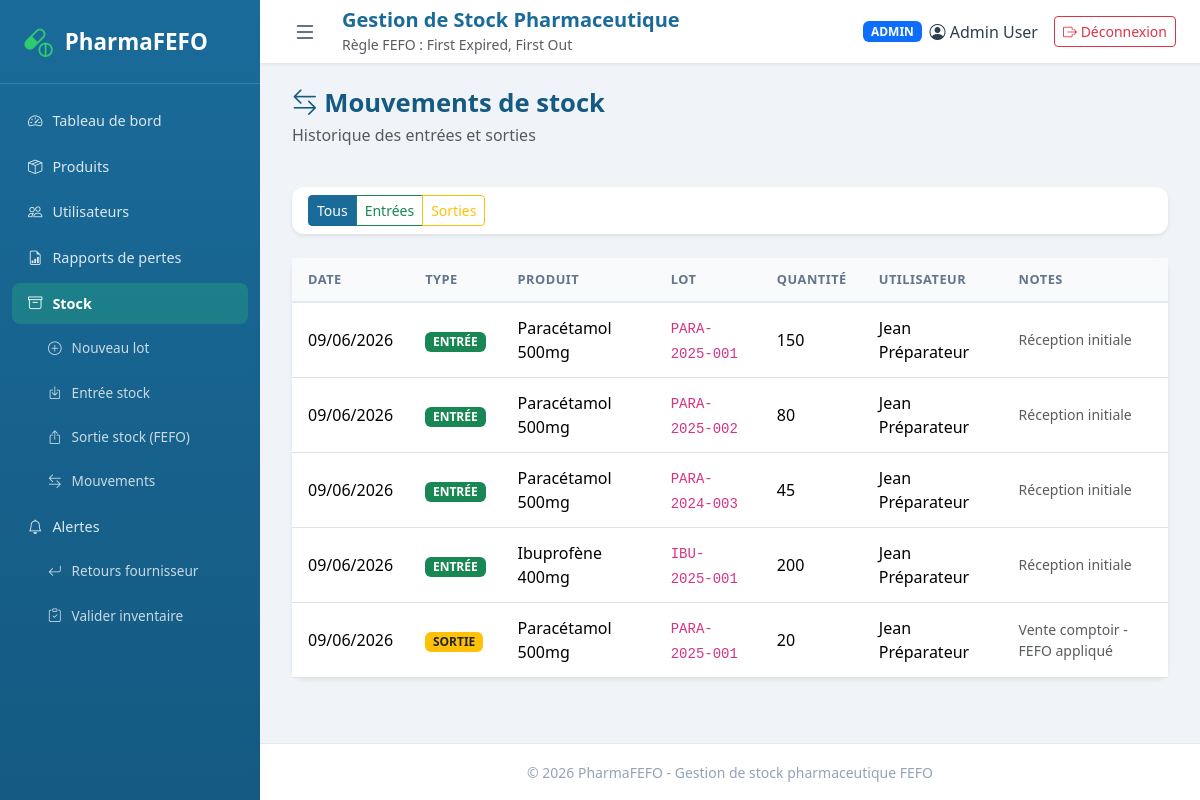
/index.php?route=stock/movements (signed in), run on the app's committed database.
### tables this page shows
CREATE TABLE stock_movements (
    id INT AUTO_INCREMENT PRIMARY KEY,
    batch_id INT NOT NULL,
    user_id INT NOT NULL,
    type ENUM('IN', 'OUT') NOT NULL,
    quantity INT NOT NULL,
    notes TEXT,
    created_at TIMESTAMP DEFAULT CURRENT_TIMESTAMP,
    FOREIGN KEY (batch_id) REFERENCES stock_batches(id) ON DELETE CASCADE,
    FOREIGN KEY (user_id) REFERENCES users(id) ON DELETE CASCADE
);

CREATE TABLE products (
    id INT AUTO_INCREMENT PRIMARY KEY,
    name VARCHAR(200) NOT NULL,
    description TEXT,
    category VARCHAR(100) DEFAULT 'General',
    unit VARCHAR(50) DEFAULT 'unité',
    created_at TIMESTAMP DEFAULT CURRENT_TIMESTAMP
);

CREATE TABLE stock_batches (
    id INT AUTO_INCREMENT PRIMARY KEY,
    product_id INT NOT NULL,
    batch_number VARCHAR(100) NOT NULL,
    quantity INT NOT NULL DEFAULT 0,
    expiry_date DATE NOT NULL,
    status ENUM('ACTIVE', 'EXPIRED', 'DEPLETED') NOT NULL DEFAULT 'ACTIVE',
    created_at TIMESTAMP DEFAULT CURRENT_TIMESTAMP,
    FOREIGN KEY (product_id) REFERENCES products(id) ON DELETE CASCADE,
    INDEX idx_product_expiry (product_id, expiry_date),
    INDEX idx_expiry (expiry_date)
);

CREATE TABLE users (
    id INT AUTO_INCREMENT PRIMARY KEY,
    name VARCHAR(100) NOT NULL,
    email VARCHAR(150) NOT NULL UNIQUE,
    password VARCHAR(255) NOT NULL,
    role ENUM('ADMIN', 'PREPARATEUR', 'PHARMACIEN') NOT NULL DEFAULT 'PREPARATEUR',
    created_at TIMESTAMP DEFAULT CURRENT_TIMESTAMP
);

### src/helpers.php (called while the page is built, shortened)
<?php
function view(string $template, array $data = []): void
{
  extract($data);
  require __DIR__ . '/../templates/layout/header.php';
  require __DIR__ . '/../templates/' . $template . '.php';
  require __DIR__ . '/../templates/layout/footer.php';
}
function e(?string $value): string
{
  return htmlspecialchars($value ?? '', ENT_QUOTES, 'UTF-8');
}
function formatDate(?string $date): string
{
  return date('d/m/Y', strtotime($date));
}

### src/Controller/StockController.php (called while the page is built, shortened)
<?php
class StockController
{
  private StockMovementRepository $movementRepo;
  public function __construct()
  {
    $this->movementRepo = new StockMovementRepository();
  }
  public function movements(): void
  {
    $type = $_GET['type'] ?? null;
    $movements = $this->movementRepo->findAll($type);
    view('stock/movements', ['movements' => $movements, 'type' => $type]);
  }
}

### public/index.php (called while the page is built, shortened)
<?php
require_once __DIR__ . '/../config/database.php';
require_once __DIR__ . '/../src/helpers.php';
spl_autoload_register(function (string $class): void {
  $paths = [
    __DIR__ . '/../src/Controller/' . $class . '.php',
    __DIR__ . '/../src/Entity/' . $class . '.php',
    __DIR__ . '/../src/Repository/' . $class . '.php',
    __DIR__ . '/../src/Enum/' . $class . '.php',
  ];
  foreach ($paths as $path) {
    if (file_exists($path)) {
      return;
    }
  }
});
$route = $_GET['route'] ?? 'dashboard';
$parts = explode('/', $route);
$action = $parts[1] ?? 'index';
$controller = new $controllerName();
$controller->$action();

### config/database.php (called while the page is built)
<?php
class Database
{
  private static ?PDO $instance = null;
  private static string $host = 'localhost';
  private static string $dbname = 'pharmafefo';
  private static string $username = 'root';
  private static string $password = '123456';
  public static function getConnection(): PDO
  {
    if (self::$instance === null) {
      $dsn = 'mysql:host=' . self::$host . ';dbname=' . self::$dbname . ';charset=utf8mb4';
      self::$instance = new PDO($dsn, self::$username, self::$password, [
        PDO::ATTR_ERRMODE => PDO::ERRMODE_EXCEPTION,
        PDO::ATTR_DEFAULT_FETCH_MODE => PDO::FETCH_ASSOC,
        PDO::ATTR_EMULATE_PREPARES => false,
      ]);
    }
    return self::$instance;
  }
}

### src/Repository/StockMovementRepository.php (called while the page is built, shortened)
<?php
class StockMovementRepository
{
  private PDO $db;
  public function __construct()
  {
    $this->db = Database::getConnection();
  }
  public function findAll(?string $type = null): array
  {
    $sql = 'SELECT sm.*, sb.batch_number, p.name AS product_name, u.name AS user_name
            FROM stock_movements sm
            JOIN stock_batches sb ON sb.id = sm.batch_id
            JOIN products p ON p.id = sb.product_id
            JOIN users u ON u.id = sm.user_id
            WHERE 1=1';
    $params = [];
    $sql .= ' ORDER BY sm.created_at DESC';
    $stmt = $this->db->prepare($sql);
    $stmt->execute($params);
    return $stmt->fetchAll();
  }
}

### templates/stock/movements.php (the view)
<div class="page-header d-flex justify-content-between align-items-center">
  <div>
    <h1><i class="bi bi-arrow-left-right"></i> Mouvements de stock</h1>
    <p class="text-muted">Historique des entrées et sorties</p>
  </div>
</div>
<div class="card shadow-sm mb-4">
  <div class="card-body py-2">
    <div class="btn-group">
      <a href="index.php?route=stock/movements" class="btn btn-sm <?= empty($type) ? 'btn-primary' : 'btn-outline-primary' ?>">Tous</a>
      <a href="index.php?route=stock/movements&type=IN" class="btn btn-sm <?= ($type ?? '') === 'IN' ? 'btn-success' : 'btn-outline-success' ?>">Entrées</a>
      <a href="index.php?route=stock/movements&type=OUT" class="btn btn-sm <?= ($type ?? '') === 'OUT' ? 'btn-warning' : 'btn-outline-warning' ?>">Sorties</a>
    </div>
  </div>
</div>
<div class="card shadow-sm">
  <div class="card-body p-0">
    <div class="table-responsive">
      <table class="table table-hover mb-0">
        <thead>
          <tr>
            <th>Date</th>
            <th>Type</th>
            <th>Produit</th>
            <th>Lot</th>
            <th>Quantité</th>
            <th>Utilisateur</th>
            <th>Notes</th>
          </tr>
        </thead>
        <tbody>
          <?php if (empty($movements)): ?>
          <tr><td colspan="7" class="text-center text-muted py-4">Aucun mouvement</td></tr>
          <?php else: ?>
          <?php foreach ($movements as $mov): ?>
          <tr>
            <td><?= formatDate($mov['created_at']) ?></td>
            <td>
              <?php if ($mov['type'] === 'IN'): ?>
              <span class="badge bg-success">ENTRÉE</span>
              <?php else: ?>
              <span class="badge bg-warning text-dark">SORTIE</span>
              <?php endif; ?>
            </td>
            <td><?= e($mov['product_name']) ?></td>
            <td><code><?= e($mov['batch_number']) ?></code></td>
            <td><?= $mov['quantity'] ?></td>
            <td><?= e($mov['user_name']) ?></td>
            <td class="text-muted small"><?= e($mov['notes'] ?? '-') ?></td>
          </tr>
          <?php endforeach; ?>
          <?php endif; ?>
        </tbody>
      </table>
    </div>
  </div>
</div>

### public/css/style.css (style rules this page uses)
:root { --primary: #1a6b9a; --primary-dark: #145a82; --secondary: #2ecc71; --sidebar-width: 260px; --navbar-height: 64px; --bg-light: #f0f4f8; --text-dark: #2c3e50; --border-color: #e2e8f0; }
* { box-sizing: border-box; }
body { font-family: 'Segoe UI', system-ui, -apple-system, sans-serif; background: var(--bg-light); color: var(--text-dark); margin: 0; min-height: 100vh; }
.page-header { margin-bottom: 24px; }
.page-header h1 { font-size: 1.6rem; font-weight: 700; color: var(--primary-dark); margin-bottom: 4px; }
.card { border: none; border-radius: 12px; }
.table thead th { background: #f8fafc; font-size: 0.8rem; text-transform: uppercase; letter-spacing: 0.5px; color: #64748b; border-bottom: 2px solid var(--border-color); padding: 12px 16px; }
.table tbody td { padding: 12px 16px; vertical-align: middle; }
.btn-primary { background: var(--primary); border-color: var(--primary); }

### data on the page
stock_movements: created_at "09/06/2026", type "ENTRÉE", products.name "Paracétamol 500mg", batch.batch_number "PARA-2025-001", quantity "150", user.name "Jean Préparateur", notes "Réception initiale"
stock_movements: created_at "09/06/2026", type "ENTRÉE", products.name "Paracétamol 500mg", batch.batch_number "PARA-2025-002", quantity "80", user.name "Jean Préparateur", notes "Réception initiale"
stock_movements: created_at "09/06/2026", type "ENTRÉE", products.name "Paracétamol 500mg", batch.batch_number "PARA-2024-003", quantity "45", user.name "Jean Préparateur", notes "Réception initiale"
stock_movements: created_at "09/06/2026", type "ENTRÉE", products.name "Ibuprofène 400mg", batch.batch_number "IBU-2025-001", quantity "200", user.name "Jean Préparateur", notes "Réception initiale"
stock_movements: created_at "09/06/2026", type "SORTIE", products.name "Paracétamol 500mg", batch.batch_number "PARA-2025-001", quantity "20", user.name "Jean Préparateur", notes "Vente comptoir - FEFO appliqué"

### other printed values
$currentUser['role'] "ADMIN"
$currentUser['name'] "Admin User"
